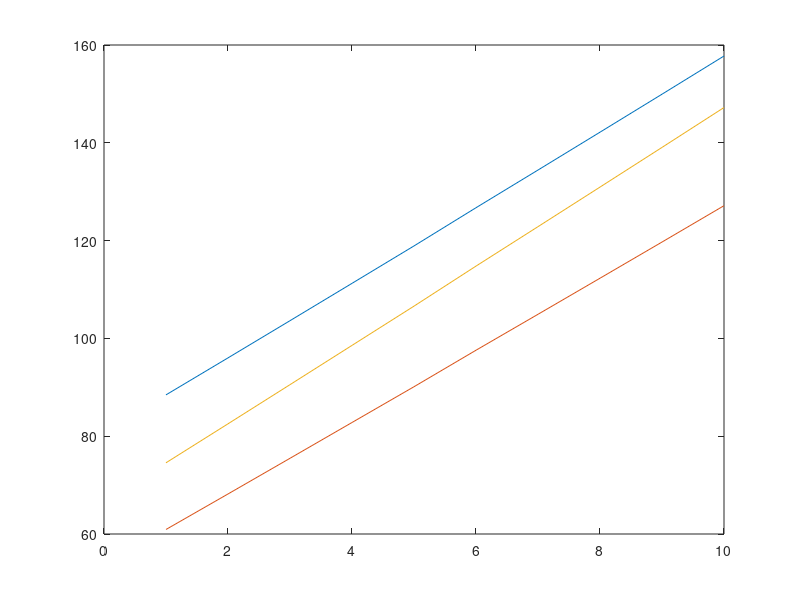

The MATLAB source for this figure: (Note: this script raises an error after producing the figure.)
function fullversion_plot()

%hold on!
load fullData/full_reward_optimal.mat;
load fullData/full_reward_Greedy.mat;
load fullData/full_reward_MMF.mat;

len=length(full_reward_Greedy);
iter=1:1:len;


Plot_reward_optimal=[];
Plot_reward_Greedy=[];
Plot_reward_MMF=[];

request_axis=5;
resource_axis=5;

for i =1:len
    reward_optimal=full_reward_optimal{i};
    reward_Greedy=full_reward_Greedy{i};
    reward_MMF=full_reward_MMF{i};
    Plot_reward_optimal(i)=reward_optimal(request_axis,resource_axis);
    Plot_reward_Greedy(i)=reward_Greedy(request_axis,resource_axis);
    Plot_reward_MMF(i)=reward_MMF(request_axis,resource_axis);
    
    
end
figure(1)
p7=plot(iter,Plot_reward_optimal,iter,Plot_reward_Greedy,iter,Plot_reward_MMF);

p7(1).LineWidth=1;
p7(1).LineStyle='-';
p7(1).Marker='o';
p7(2).LineWidth=1;
p7(2).LineStyle='-';
p7(2).Marker='s';
p7(3).LineWidth=1;
p7(3).LineStyle='-';
p7(3).Marker='x';
xlabel('X axis')
ylabel('reward')
legend({'OAR','Greedy','MMF'},'location','northwest')
%set(gca,'fontname','times') 
%set(gca,'fontsize',24')
saveas(gcf,"./FullFigure/Full.fig");
saveas(gcf,"./FullFigure/Full.eps" );
saveas(gcf,"./FullFigure/Full.png");
fprintf("love");
end


